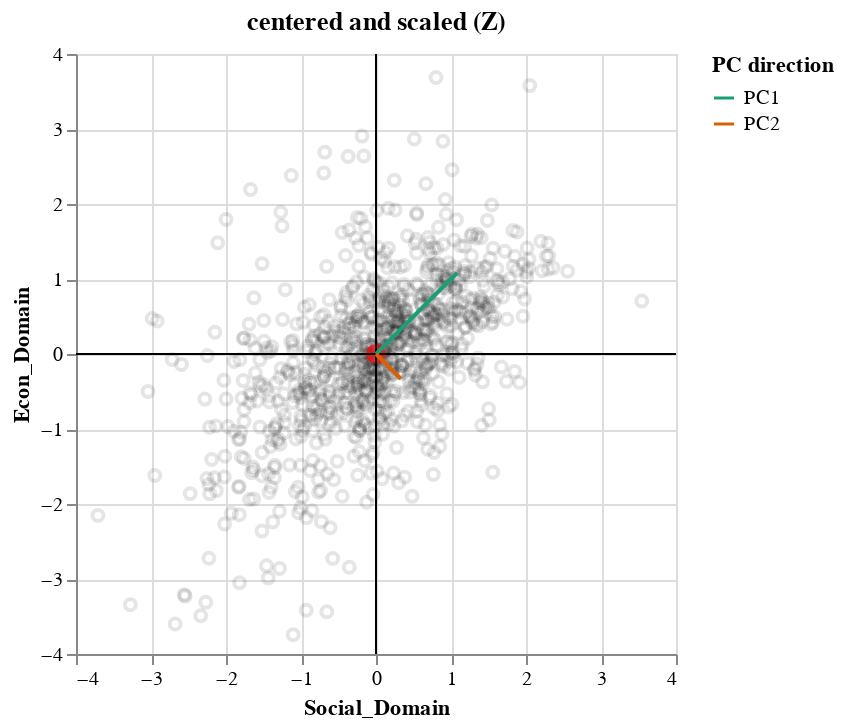

Write notebook code for a chart like this one.
### Code cell
centered_plot + eigenbasis

### Figure 1 — Vega-Lite specification as saved in the notebook (floating-point values rounded to 4 significant figures; data arrays with more than 128 entries replaced by an {"elided": "..."} marker saying what was removed)
{"config": {"view": {"continuousWidth": 400, "continuousHeight": 300}}, "layer": [{"data": {"name": "data-019d0e731afe1fcab8a6f77ffe883dd1"}, "mark": {"type": "point", "color": "black", "opacity": 0.1}, "encoding": {"x": {"type": "quantitative", "field": "Social_Domain"}, "y": {"type": "quantitative", "field": "Econ_Domain"}}, "height": 300, "title": "centered and scaled (Z)", "width": 300}, {"data": {"name": "data-b3f09b3294f6c0fcc58465b22f11fb88"}, "mark": {"type": "circle", "color": "red", "size": 100}, "encoding": {"x": {"type": "quantitative", "field": "Social_Domain"}, "y": {"type": "quantitative", "field": "Econ_Domain"}}}, {"data": {"name": "data-79242b4cf879e6928e0d2b42d6bbb338"}, "mark": "rule", "encoding": {"x": {"type": "quantitative", "field": "Social_Domain"}}}, {"data": {"name": "data-79242b4cf879e6928e0d2b42d6bbb338"}, "mark": "rule", "encoding": {"y": {"type": "quantitative", "field": "Econ_Domain"}}}, {"data": {"name": "data-7a1618e76da5fed8b312cc571156550b"}, "mark": {"type": "line", "order": false}, "encoding": {"color": {"type": "nominal", "field": "PC direction", "scale": {"scheme": "dark2"}}, "x": {"type": "quantitative", "field": "Social_Domain"}, "y": {"type": "quantitative", "field": "Econ_Domain"}}}], "$schema": "https://vega.github.io/schema/vega-lite/v4.8.1.json", "datasets": {"data-019d0e731afe1fcab8a6f77ffe883dd1": {"elided": "933 records"}, "data-b3f09b3294f6c0fcc58465b22f11fb88": [{"Econ_Domain": 3.975e-15, "Social_Domain": -1.367e-14, "Env_Domain": 7.99e-15}], "data-79242b4cf879e6928e0d2b42d6bbb338": [{"Social_Domain": 0, "Econ_Domain": 0}], "data-7a1618e76da5fed8b312cc571156550b": [{"Econ_Domain": 0.0, "Social_Domain": 0.0, "PC direction": "PC1"}, {"Econ_Domain": 1.083, "Social_Domain": 1.083, "PC direction": "PC1"}, {"Econ_Domain": 0.0, "Social_Domain": 0.0, "PC direction": "PC2"}, {"Econ_Domain": -0.3313, "Social_Domain": 0.3313, "PC direction": "PC2"}]}}
